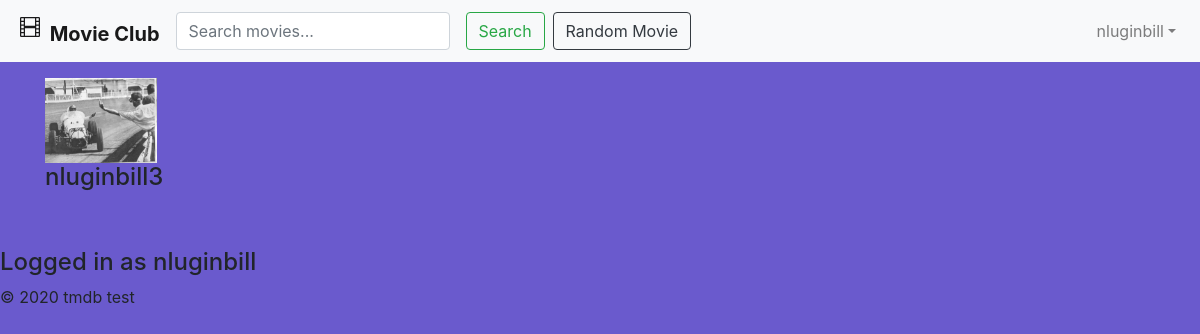
Screenshot of /index.php?action=showProfile&profileUser=nluginbill3 (signed in) with the database file from the repository.
### tables this page shows
CREATE TABLE `users` (
  `userID` int(11) NOT NULL,
  `email` varchar(128) NOT NULL,
  `username` varchar(128) NOT NULL,
  `password` varchar(256) NOT NULL,
  `proPic` varchar(256) NOT NULL
);

### model/userDB.php (called while the page is built, shortened)
<?php
class UserDB {
    public static function getUserByUserName($username) {
        $db = Database::getDB();
        $query = 'SELECT * FROM Users
                  WHERE username = :username';
        $statement = $db->prepare($query);
        $statement->bindValue(":username", $username);
        $statement->execute();
        $row = $statement->fetch(PDO::FETCH_ASSOC);
        $user = new User($row['email'], $row['username'], '', $row['proPic']);
        $user->setUserID($row['userID']);
        return $user;
    }
}

### model/user.php (called while the page is built, shortened)
<?php
class User {
    private $userID, $email, $username, $password, $proPic;
    function __construct($email, $username, $password, $proPic) {
        $this->username = $username;
        $this->proPic = $proPic;
    }
    function getProPic() {
        return $this->proPic;
    }
    public function getUsername() {
        return $this->username;
    }
}

### account/profile.php (the view)
<?php include 'view/header.php'; ?>
<div class="container">
    <div class="row">
        <div class="col-sm">
            <img class="mt-3" src="<?php echo Middleware::xecho($profileUser->getProPic()); ?>" style="width: 7rem">
            <h4><?php echo Middleware::xecho($profileUser->getUsername()); ?></h4>
        </div>
    </div>
</div>
<?php include 'view/footer.php'; ?>

### view/header.php (shortened to what this page needs)
<!DOCTYPE html>
<html>
    <head>
        <link rel="stylesheet" href="https://maxcdn.bootstrapcdn.com/bootstrap/4.0.0/css/bootstrap.min.css">
        <link rel="stylesheet" href="./main.css">
    </head>
    <body>
        <nav class="navbar navbar-expand-lg navbar-light bg-light">
            <div class="collapse navbar-collapse" id="navbarToggler">
                <a class="navbar-brand" href="index.php?action=main">
                    <b>Movie Club</b>
                </a>
                <form class="form-inline" method="post" action="index.php">
                    <input class="form-control mr-sm-2" type="search" placeholder="Search movies..." aria-label="Search" name="search">
                    <button class="btn btn-outline-success m-2 my-sm-0" type="submit">Search</button>
                    <a href="index.php?action=rater"><button type="button" class="btn btn-outline-dark my-2 my-sm-0">Random Movie</button></a>
                </form>
            </div>
            <?php if ($_SESSION['loginUser'] === 'defaultUser') { ?>
                <ul class="nav navbar-nav ml-auto mt-2 mt-lg-0">
                    <li class="nav-item active p-3">
                        <a class="navlink" href="index.php?action=login">Log In</a>
                    </li>
                    <li class="nav-item p-3">
                        <a class="navlink" href="index.php?action=register">Register</a>
                    </li>
                </ul>
            <?php } else { ?>
                <ul class="navbar-nav">
                    <li class="nav-item dropdown">
                        <a class="nav-link dropdown-toggle" href="#" id="navbarDropdown"
                           role="button" data-toggle="dropdown" aria-haspopup="true" aria-expanded="false"><?php echo $user->getUsername() ?></a>
                    </li>
                </ul>
            <?php } ?>
        </nav>

### model/middleware.php
<?php
class Middleware {
    public static function xssafe($data, $encoding = 'UTF-8') {
        return htmlspecialchars($data, ENT_QUOTES | ENT_HTML401, $encoding);
    }
    public static function xecho($data) {
        echo self::xssafe($data);
    }
}

### view/footer.php (shortened to what this page needs)
<footer class="mt-5">
    <?php if ($_SESSION['loginUser'] !== 'defaultUser') { ?>
        <h4>Logged in as <?php echo $user->getUsername(); ?></h4>
    <?php } ?>
    <p class="copyright">
        &copy; <?php echo date("Y"); ?> tmdb test
    </p>
</footer>
</body>
</html>

### main.css (style rules this page uses)
body, html { height: 100%; }
body { background-color: slateblue; }

### rows the page displays
users: username "nluginbill"
users: proPic (picture), username "nluginbill3"
